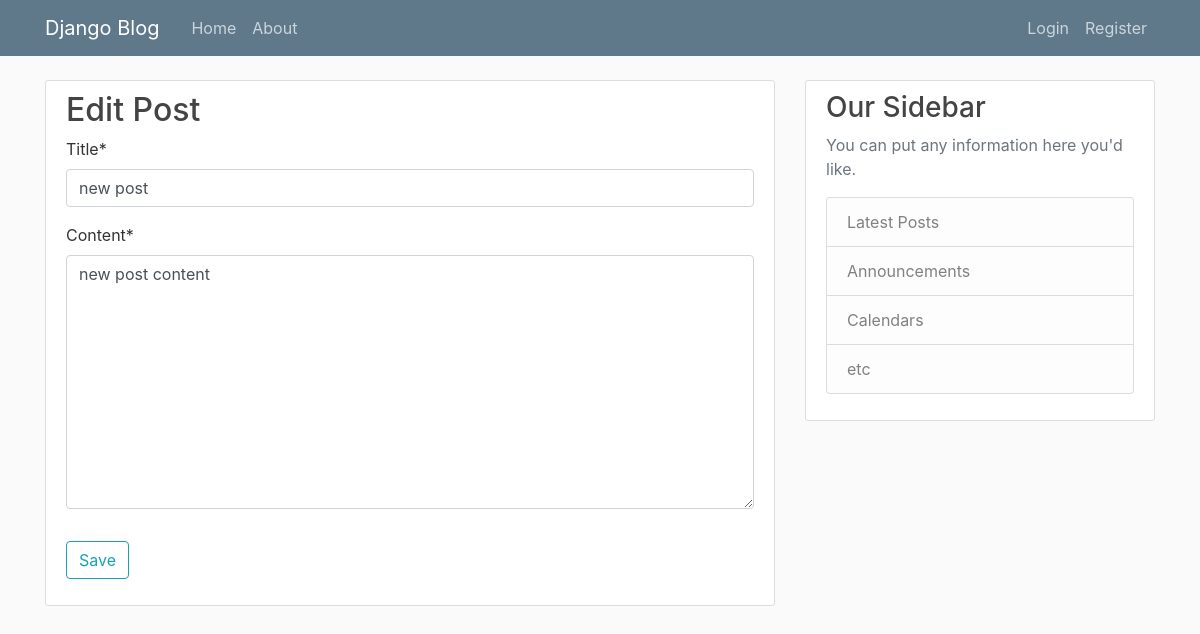
/post/1/update/, run on an earlier commit of the app's database.
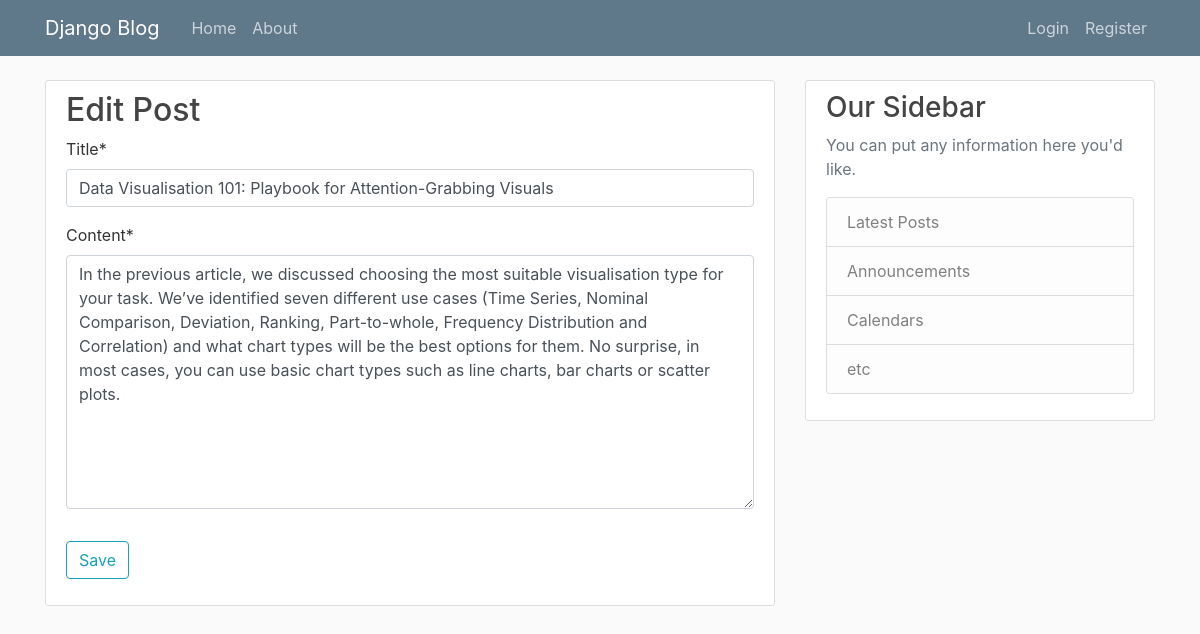
And on a later commit of the database.
### blog/models.py (models this page shows, shortened)
class AbstractModel(models.Model):
    created_at = models.DateTimeField(auto_now_add=True)
    updated_at = models.DateTimeField(auto_now=True)
    class Meta:
        abstract = True

class Post(AbstractModel):
    title = models.CharField(max_length=128)
    content = models.TextField()
    published = models.DateField()
    is_active = models.BooleanField(default=False)
    author = models.ForeignKey("blog.User", CASCADE, "posts")

### blog/views.py (the view)
# urls.py: path('post/<int:pk>/update/', PostUpdateView.as_view(), name="post_update"),
class PostUpdateView(UpdateView):
    model = Post
    fields = ['title', 'content']
    template_name = 'blog/post_edit.html'
    success_message = "Post updated"

### templates/blog/post_edit.html (shortened to what this page needs)
{% extends 'blog/base.html' %}
{% load crispy_forms_tags %}
{% block body %}
    <main role="main" class="container">
      <div class="row">
        <div class="col-md-8">
                    <div class="content-section">
                        <form method="post">
                            <fieldset class="form-group">
                                <h2>Edit Post</h2>
                                {{ form|crispy }}
                            </fieldset>
                            <div class="form-group">
                                <button class="btn btn-outline-info" type="submit">Save</button>
                            </div>
                        </form>
                    </div>
                </div>
                {% include 'blog/sidebar.html' %}
              </div>
            </main>
{% endblock %}

What changed in the data, as far as the page shows it:
changed Post: title "new post" → "Data Visualisation 101: Playbook for Attention-Grabbing Visuals"; content "new post content" → "In the previous article, we discussed choosing the most suitable visualisation type for your task. We’ve identified seven different use cases (Time Series, Nominal Comparison, Deviation, Ranking, Part-to-whole, Frequency Distribution and Correlation) and what chart types will be the best options for them. No surprise, in most cases, you can use basic chart types such as line charts, bar charts or scatter plots."
